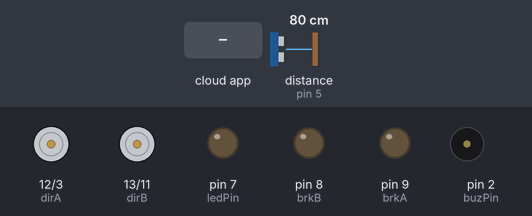
Simulated run of this sketch. Board: Arduino Uno, built with avr-gcc and run on an emulated ATmega328P. Shown: direction and speed pins drawn as motors (green arrow = direction pin HIGH = forward, orange = LOW = backward, longer = more drive), output pins drawn as LEDs (lit = HIGH), buzzer (waves = sounding). Inputs (shaded band) come from the test bench; at power-on: distance to the obstacle (sensor on pin 5) 80 cm. The echo pulse lasts 58.3 µs per cm; the ROS host is connected and sends only what is stated.

Above: at 1.2 s.
1.3 s: the phone or cloud app sets chatter to 0
At 1.6 s:
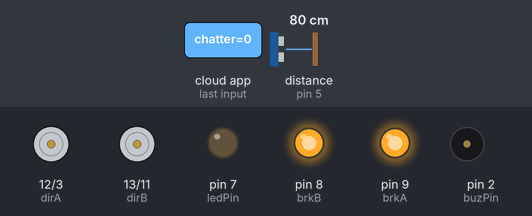
2.8 s: the phone or cloud app sets chatter to 1
At 3.8 s:
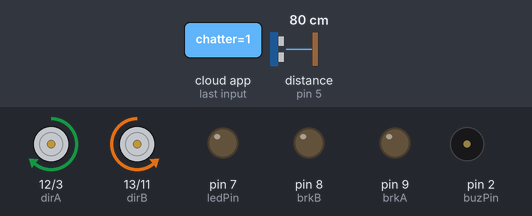
4.3 s: the phone or cloud app sets chatter to 2
At 4.9 s:
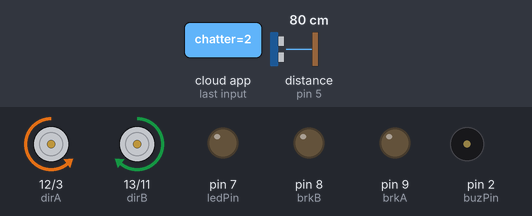
5.8 s: distance to the obstacle (sensor on pin 5) set to 9 cm
7.3 s: distance to the obstacle (sensor on pin 5) set to 6 cm
At 7.7 s:
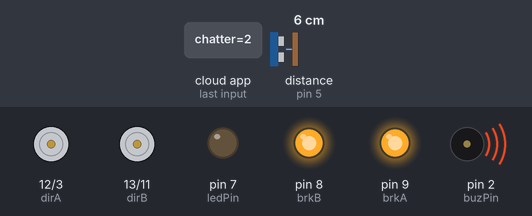
10.3 s: the phone or cloud app sets chatter to 11
At 11.2 s:
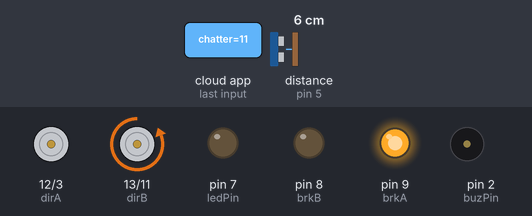
Timing chart, 0 to 12.8 s (numbered marks = the images above; inputs shaded):
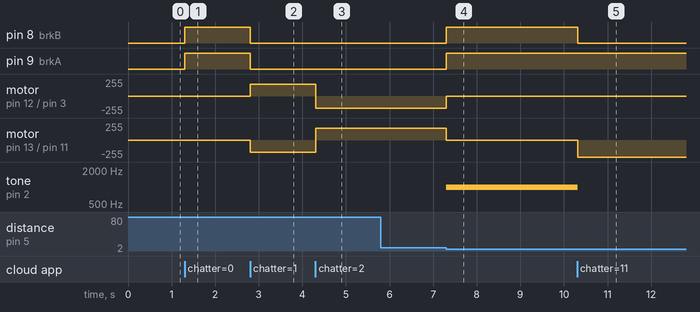

The sketch:

control_routines.ino
```cpp
#include "init.h"

//make it global to reach from other functions
//distance of ultrasonic sensor
int distance;

// 255 high speed of motor
int speeds = 180;

int count;
boolean checkFlag = true;
boolean backFlag = false;

//Initilasing every sensor
void init_setup()
{
  //defininf led
  pinMode(ledPin, OUTPUT);

  //defining buzzer
  pinMode(buzPin, OUTPUT);

  //defining motors
  pinMode(dirA, OUTPUT);//Channel A
  pinMode(dirB, OUTPUT);//Channel B
  pinMode(brkA, OUTPUT);//break for channel A
  pinMode(brkB, OUTPUT);//break for channel B
}

//This function illuminates led
//for understading of buggy works
void led()
{
  digitalWrite(ledPin, HIGH);
}

//Using ultrasoic library
//for getting ditance in cm
int distance_detect()
{
  //define ultasonic sensors
  Ultrasonic ultrasonic1(trigPin, echoPin);
  distance = ultrasonic1.Ranging(CM);

  return distance;
}

//******************************
//Definitions motors for different movements

void stop_motor()
{
  //stop both of them
  digitalWrite(brkA, HIGH);
  digitalWrite(brkB, HIGH);
  analogWrite(pwmA, 0);
  analogWrite(pwmB, 0);
}

void move_front()
{
  digitalWrite(dirA, HIGH);
  digitalWrite(brkA, LOW);
  analogWrite(pwmA, speeds);

  digitalWrite(dirB, LOW);
  digitalWrite(brkB, LOW);
  analogWrite(pwmB, speeds);
}

void move_back()
{

  digitalWrite(dirA, LOW);
  digitalWrite(brkA, LOW);
  analogWrite(pwmA, speeds);

  digitalWrite(dirB, HIGH);
  digitalWrite(brkB, LOW);
  analogWrite(pwmB, speeds);
}

//to be able to turn
//motors must be use full speed
void move_right_front()
{
  digitalWrite(dirA, HIGH);
  digitalWrite(brkA, LOW);
  analogWrite(pwmA, 255);

  analogWrite(pwmB, 0);
}

void move_left_front()
{
  digitalWrite(dirB, LOW);
  digitalWrite(brkB, LOW);
  analogWrite(pwmB, 255);

  analogWrite(pwmA, 0);
}

void move_right_back()
{
  digitalWrite(dirA, LOW);
  digitalWrite(brkA, LOW);
  analogWrite(pwmA, 255);

  analogWrite(pwmB, 0);
}

void move_left_back()
{
  digitalWrite(dirB, HIGH);
  digitalWrite(brkB, LOW);
  analogWrite(pwmB, 255);

  analogWrite(pwmA, 0);
}

//**************************************

//This function check obstacles
//and return a flag
void control_obstacle()
{
  if (distance < 8)
  {
    //enter if close buggy close to an obstacle
    //Publishing warning message
    //invoke buzzer
    if (backFlag == true) {
      //only run if robot move backward
    messagePublish();
    stop_motor();
    buzzer();
    }
    checkFlag = false;
  }else
  {
    checkFlag = true;
  }
}

//this function for physical
//create noise for a short time
void buzzer()
{
   tone(buzPin, 1000);
   delay(500);
   noTone(buzPin);
}

//function deside motors movement
//according to data come from subscriber
void decide_direction(int given)
{

  //Cases motor needed to move backward
  //first check is there any obstacle and
  //move according to result
  switch(given)
  {
    case 1:
    {
      //front
       move_front();
       backFlag = false;
      break;
    }
    case 2:
    {
	//back
      backFlag = true;
      if(checkFlag == true)
      {
        move_back();
      }
      break;
    }
    case 11:
    {
      //front left
      move_left_front();
      backFlag = false;
      break;
    }
    case 12:
    {
      //towards move
      move_right_front();
      backFlag = false;
      break;
    }
    case 21:
    {
      //Back left
       backFlag = true;
      if(checkFlag == true)
      {
        move_left_back();
      }
      break;
    }
    case 22:
    {
      //Back Right
       backFlag = true;
      if(checkFlag == true)
      {
        move_right_back();
      }
      break;
    }
    case 100:
    {
      //turned on to led
      //for check connetion of communication
      led();
    }
    default:
    {
      //other cases do not move
      backFlag = false;
      stop_motor();
      break;
    }
  }
}
```

control.ino
```cpp
#include <Ultrasonic.h>

#include <ros.h>
#include <std_msgs/String.h>
#include <std_msgs/Int8.h>

#include "init.h"

String x;
int data;
int dist;

//ros definitions for publisher and subscriber
ros::NodeHandle nh;
std_msgs::String str_msg;

//callback function for subscriber always listen
void messageCb( const std_msgs::Int8& msg)
{
  data = msg.data;

  //after get data send to decision function
  decide_direction(data);
}

ros::Publisher sensor ("sensor", &str_msg);
ros::Subscriber<std_msgs::Int8>path("chatter", &messageCb);

//function for publishing warning message
void messagePublish()
{
  str_msg.data = "Hit";
  sensor.publish( &str_msg );
}

//main setup function for arduino
void setup()
{
  //setup function for initializing every sensors
  init_setup();

  //ros initializing
  nh.initNode();
  nh.advertise(sensor);
  nh.subscribe(path);

}

//main loop function
void loop()
{

 //checking distance regularly
  dist = distance_detect();
  //onstacle avoidance
  control_obstacle();

  //for rosserial connection stay open
  nh.spinOnce();
  delay(1);
}
```

init.h
```cpp
#ifndef init_h
#define init_h

#include "Arduino.h"

//defining pin for ultrasonic sensor
const int trigPin = 6;
const int echoPin = 5;

//defining pin for motors
const int dirA = 12;
const int dirB = 13;
const int pwmA = 3;
const int pwmB = 11;
const int brkA = 9;
const int brkB = 8;

//defining pin for buzzer
const int buzPin = 2;
const int ledPin = 7;


//functions
void led();

void init_setup();
int distance_detect();
void stop_motor();
void move_front();
void move_back();
void move_right_front();
void move_left_front();
void move_right_back();
void move_left_back();

void buzzer();


void control_obstacle();
void decide_direction(int);

void messagePublish();

#endif
```

Measured:
- the behaviour switches between 8 and 7 cm on distance to the obstacle (sensor on pin 5) (found by bisection; images 3 and 4)
- after the input at 1.3 s, pin 8 (brkB), pin 9 (brkA): LOW → HIGH at once
- after the input at 2.8 s, pin 8 (brkB), pin 9 (brkA): HIGH → LOW at once; motor on pin 12 (dirA) / pin 3 (pwmA): stopped → forward 180/255 at once; motor on pin 13 (dirB) / pin 11 (pwmB): stopped → backward 180/255 at once
- after the input at 4.3 s, motor on pin 12 (dirA) / pin 3 (pwmA): forward 180/255 → backward 180/255 at once; motor on pin 13 (dirB) / pin 11 (pwmB): backward 180/255 → forward 180/255 at once
- after the input at 5.8 s, every drawn part: stays the same
- after the input at 7.3 s, pin 8 (brkB), pin 9 (brkA): LOW → HIGH at once; motor on pin 12 (dirA) / pin 3 (pwmA): backward 180/255 → stopped at once; motor on pin 13 (dirB) / pin 11 (pwmB): forward 180/255 → stopped at once; tone on pin 2 (buzPin): silent → 1000 Hz at once
- after the input at 10.3 s, pin 8 (brkB): HIGH → LOW at once; motor on pin 13 (dirB) / pin 11 (pwmB): stopped → backward 255/255 at once; tone on pin 2 (buzPin): 1000 Hz → silent at once
